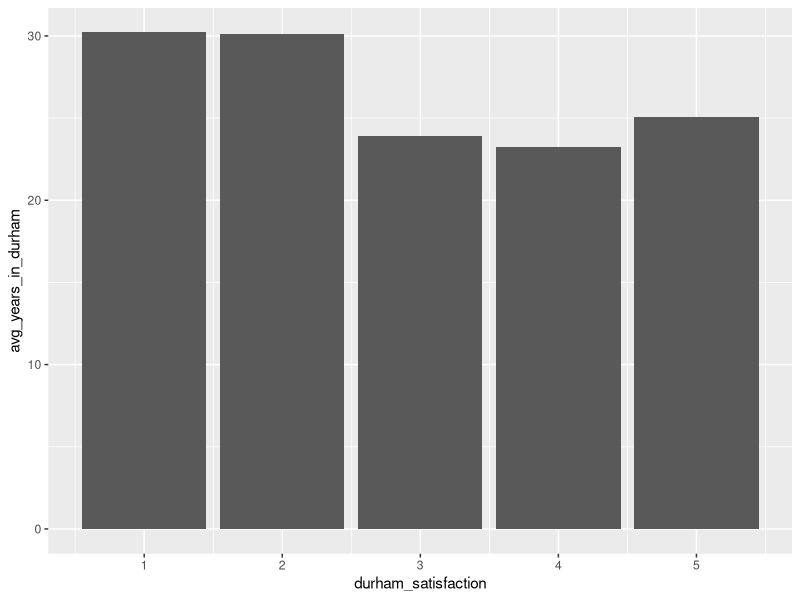
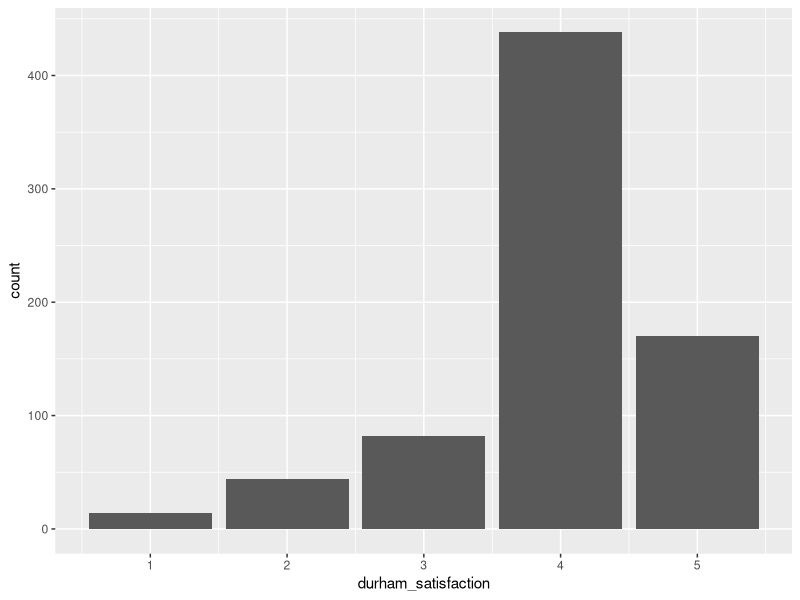
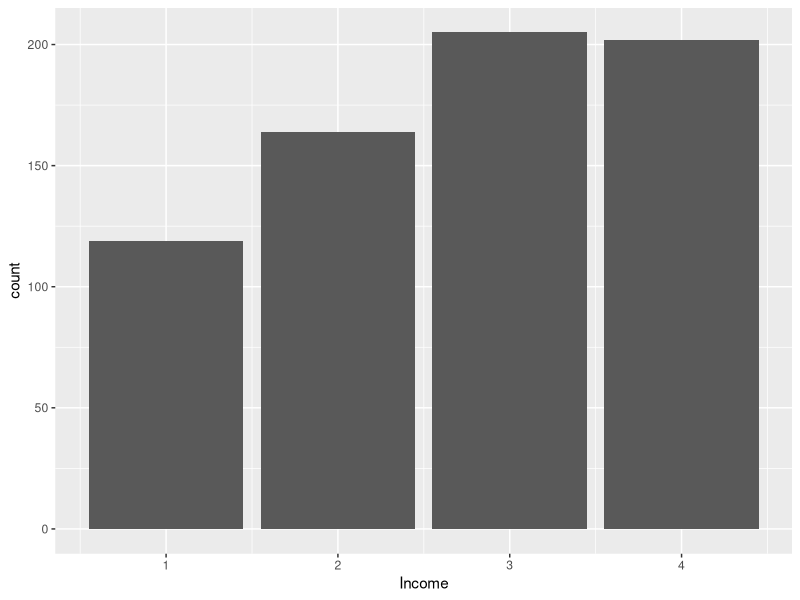
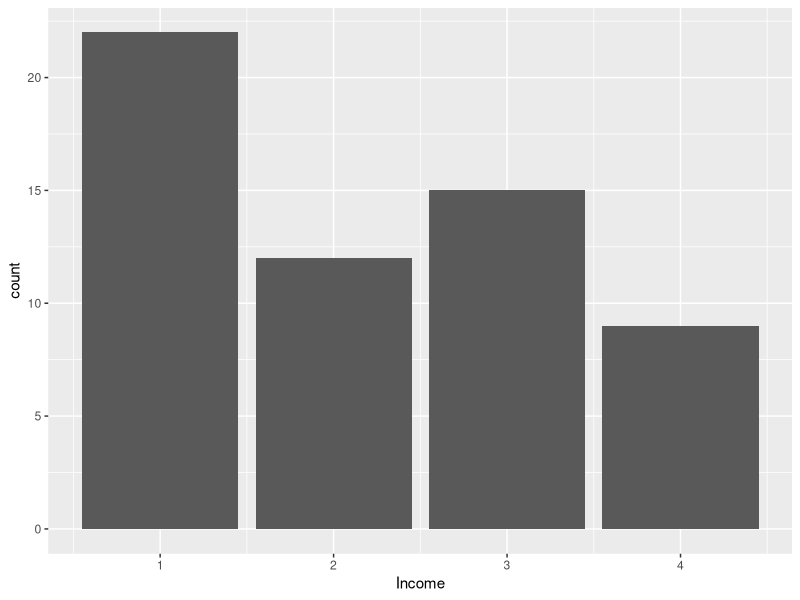
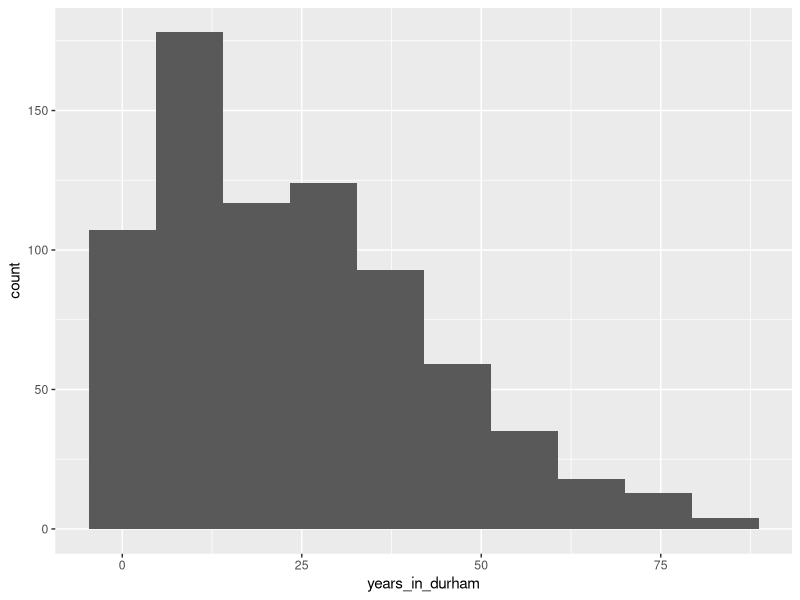
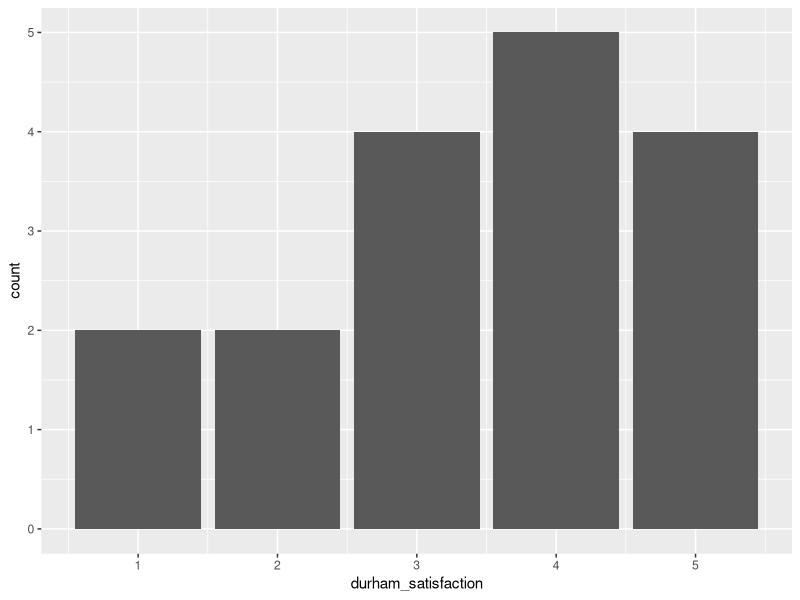
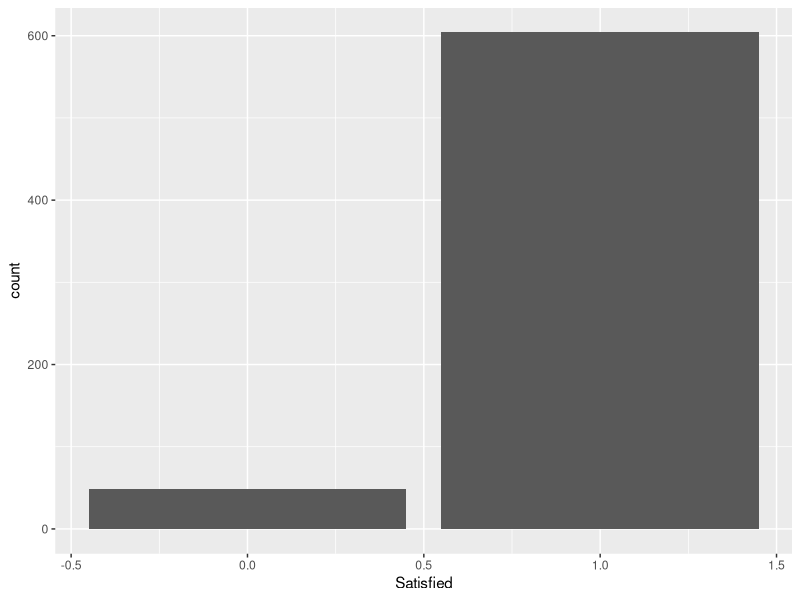

Source code (R) for these figures, in order:
## ---- chunk 1
library(tidyverse)
library(ggplot2)
## ---- chunk 2
data = read.csv("Durham_2022_Resident_Survey_Raw_Data.csv")
model_data = data[, c(37, 66, 184, 208, 212, 213, 214, 215, 216, 217, 221)]

colnames(model_data) = c("child_in_DPS", 
                         "housing_cost_pct", "durham_satisfaction", 
                         "years_in_durham", "rent_or_own",
                         "latino", "race_asian_indian", "race_black", 
                         "race_american_indian", "race_white", 
                         "income")

model_data = model_data %>% 
  filter(durham_satisfaction != 9 & !is.na(years_in_durham) & income != 9)

model_data = model_data %>% 
  mutate(Satisfied = if_else(durham_satisfaction != 1 &  
                               durham_satisfaction != 2, 
                             1, 0),
         Income = income,
         Housing_over_30pct = if_else(housing_cost_pct == 1, "Yes", 
                                      if_else(housing_cost_pct == 2, "No", "No Response")),
         DPS = if_else(child_in_DPS == 1, 1, 0, missing = 0),
         Own = if_else(rent_or_own == 1, 1, 0),
         Asian_or_Indian = if_else(race_asian_indian == 1, 1, 0, missing = 0),
         Black = if_else(race_black == 2, 1, 0, missing = 0),
         American_Indian = if_else(race_american_indian == 3, 1, 0, missing = 0),
         White = if_else(race_white == 4, 1, 0, missing = 0),
         Latino_Hispanic = if_else(latino == 1, 1, 0, missing = 0),
         races_reported = Asian_or_Indian + Black + American_Indian + White + Latino_Hispanic)

model_data %>% count(durham_satisfaction, Satisfied)

model_data %>% count(races_reported)
## ---- chunk 3
model_data %>% group_by(durham_satisfaction) %>% 
  summarize(avg_years_in_durham = mean(years_in_durham, na.rm = TRUE)) %>% 
  ggplot(aes(x = durham_satisfaction, y = avg_years_in_durham)) + 
  geom_col()

model_data %>% ggplot(aes(x = durham_satisfaction)) +
  geom_bar()

model_data %>% 
  filter(Satisfied == 1) %>% 
  ggplot(aes(x = Income)) +
  geom_bar()

model_data %>% 
  filter(Satisfied == 0) %>% 
  ggplot(aes(x = Income)) +
  geom_bar()

model_data %>% ggplot(aes(x = years_in_durham)) +
  geom_histogram(bins = 10)

model_data %>% 
  filter(races_reported == 0) %>% 
  ggplot(aes(x = durham_satisfaction)) +
  geom_bar()

model_data %>% 
  filter(races_reported == 1) %>% 
  ggplot(aes(x = Satisfied)) +
  geom_bar()
## ---- chunk 4
model = glm(Satisfied ~ years_in_durham + Income + Housing_over_30pct + Own + 
              DPS + Asian_or_Indian + Black + White + Latino_Hispanic, data = model_data, family = binomial)

summary(model)
## ---- chunk 5
library(MASS)

model_data %>% count(Own)
